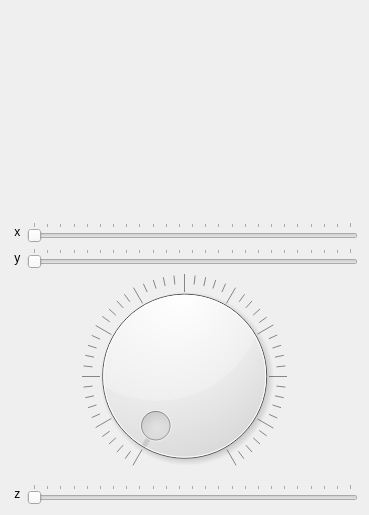
<?xml version="1.0" encoding="UTF-8"?>
<ui version="4.0">
 <class>Window</class>
 <widget class="QWidget" name="Window">
  <property name="geometry">
   <rect>
    <x>0</x>
    <y>0</y>
    <width>369</width>
    <height>515</height>
   </rect>
  </property>
  <property name="windowTitle">
   <string>Window</string>
  </property>
  <layout class="QVBoxLayout" name="verticalLayout">
   <item>
    <widget class="MyGLWidget" name="myGLWidget" native="true">
     <property name="minimumSize">
      <size>
       <width>200</width>
       <height>200</height>
      </size>
     </property>
    </widget>
   </item>
   <item>
    <layout class="QHBoxLayout" name="horizontalLayout">
     <item>
      <widget class="QLabel" name="label">
       <property name="text">
        <string> x</string>
       </property>
      </widget>
     </item>
     <item>
      <widget class="QSlider" name="rotXSlider">
       <property name="maximum">
        <number>360</number>
       </property>
       <property name="singleStep">
        <number>16</number>
       </property>
       <property name="pageStep">
        <number>15</number>
       </property>
       <property name="orientation">
        <enum>Qt::Horizontal</enum>
       </property>
       <property name="tickPosition">
        <enum>QSlider::TicksAbove</enum>
       </property>
       <property name="tickInterval">
        <number>15</number>
       </property>
      </widget>
     </item>
    </layout>
   </item>
   <item>
    <layout class="QHBoxLayout" name="horizontalLayout_2">
     <item>
      <widget class="QLabel" name="label_2">
       <property name="text">
        <string> y</string>
       </property>
      </widget>
     </item>
     <item>
      <widget class="QSlider" name="rotYSlider">
       <property name="maximum">
        <number>360</number>
       </property>
       <property name="singleStep">
        <number>16</number>
       </property>
       <property name="pageStep">
        <number>15</number>
       </property>
       <property name="orientation">
        <enum>Qt::Horizontal</enum>
       </property>
       <property name="tickPosition">
        <enum>QSlider::TicksAbove</enum>
       </property>
       <property name="tickInterval">
        <number>15</number>
       </property>
      </widget>
     </item>
    </layout>
   </item>
   <item>
    <widget class="QDial" name="rotZDial">
     <property name="notchesVisible">
      <bool>true</bool>
     </property>
    </widget>
   </item>
   <item>
    <layout class="QHBoxLayout" name="horizontalLayout_3">
     <item>
      <widget class="QLabel" name="label_3">
       <property name="text">
        <string> z</string>
       </property>
      </widget>
     </item>
     <item>
      <widget class="QSlider" name="rotZSlider">
       <property name="maximum">
        <number>360</number>
       </property>
       <property name="singleStep">
        <number>16</number>
       </property>
       <property name="pageStep">
        <number>15</number>
       </property>
       <property name="orientation">
        <enum>Qt::Horizontal</enum>
       </property>
       <property name="tickPosition">
        <enum>QSlider::TicksAbove</enum>
       </property>
       <property name="tickInterval">
        <number>15</number>
       </property>
      </widget>
     </item>
    </layout>
   </item>
  </layout>
 </widget>
 <layoutdefault spacing="6" margin="11"/>
 <customwidgets>
  <customwidget>
   <class>MyGLWidget</class>
   <extends>QWidget</extends>
   <header>myglwidget.h</header>
   <container>1</container>
   <slots>
    <slot>setXRotation(int)</slot>
    <slot>setZRotation(int)</slot>
    <slot>setYRotation(int)</slot>
   </slots>
  </customwidget>
 </customwidgets>
 <resources/>
 <connections>
  <connection>
   <sender>rotYSlider</sender>
   <signal>valueChanged(int)</signal>
   <receiver>myGLWidget</receiver>
   <slot>setYRotation(int)</slot>
   <hints>
    <hint type="sourcelabel">
     <x>153</x>
     <y>265</y>
    </hint>
    <hint type="destinationlabel">
     <x>156</x>
     <y>206</y>
    </hint>
   </hints>
  </connection>
  <connection>
   <sender>rotZSlider</sender>
   <signal>valueChanged(int)</signal>
   <receiver>myGLWidget</receiver>
   <slot>setZRotation(int)</slot>
   <hints>
    <hint type="sourcelabel">
     <x>229</x>
     <y>311</y>
    </hint>
    <hint type="destinationlabel">
     <x>227</x>
     <y>202</y>
    </hint>
   </hints>
  </connection>
  <connection>
   <sender>rotXSlider</sender>
   <signal>valueChanged(int)</signal>
   <receiver>myGLWidget</receiver>
   <slot>setXRotation(int)</slot>
   <hints>
    <hint type="sourcelabel">
     <x>81</x>
     <y>227</y>
    </hint>
    <hint type="destinationlabel">
     <x>83</x>
     <y>205</y>
    </hint>
   </hints>
  </connection>
 </connections>
</ui>
